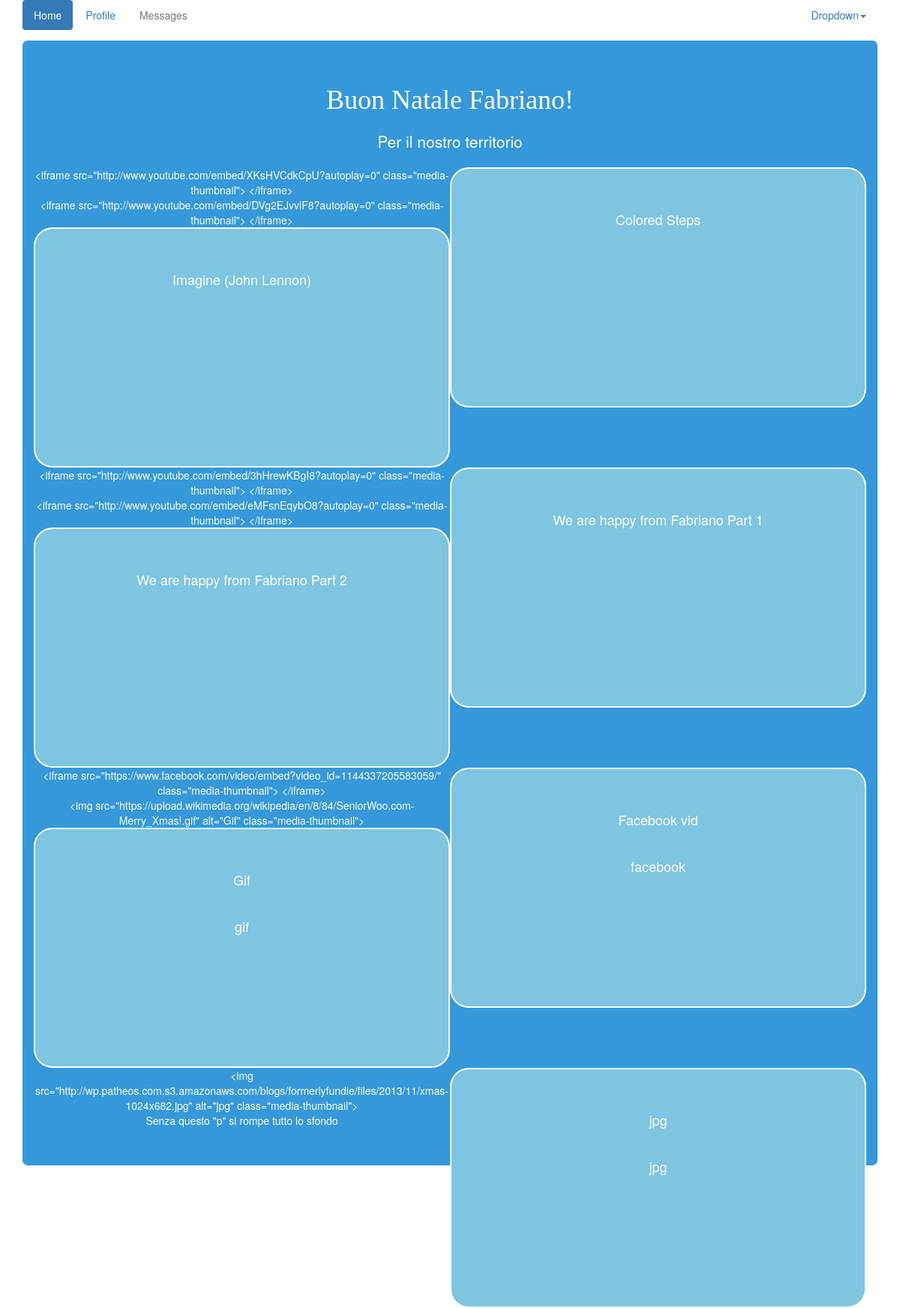
The page /digitalxmas/media/ on the database as committed earlier.
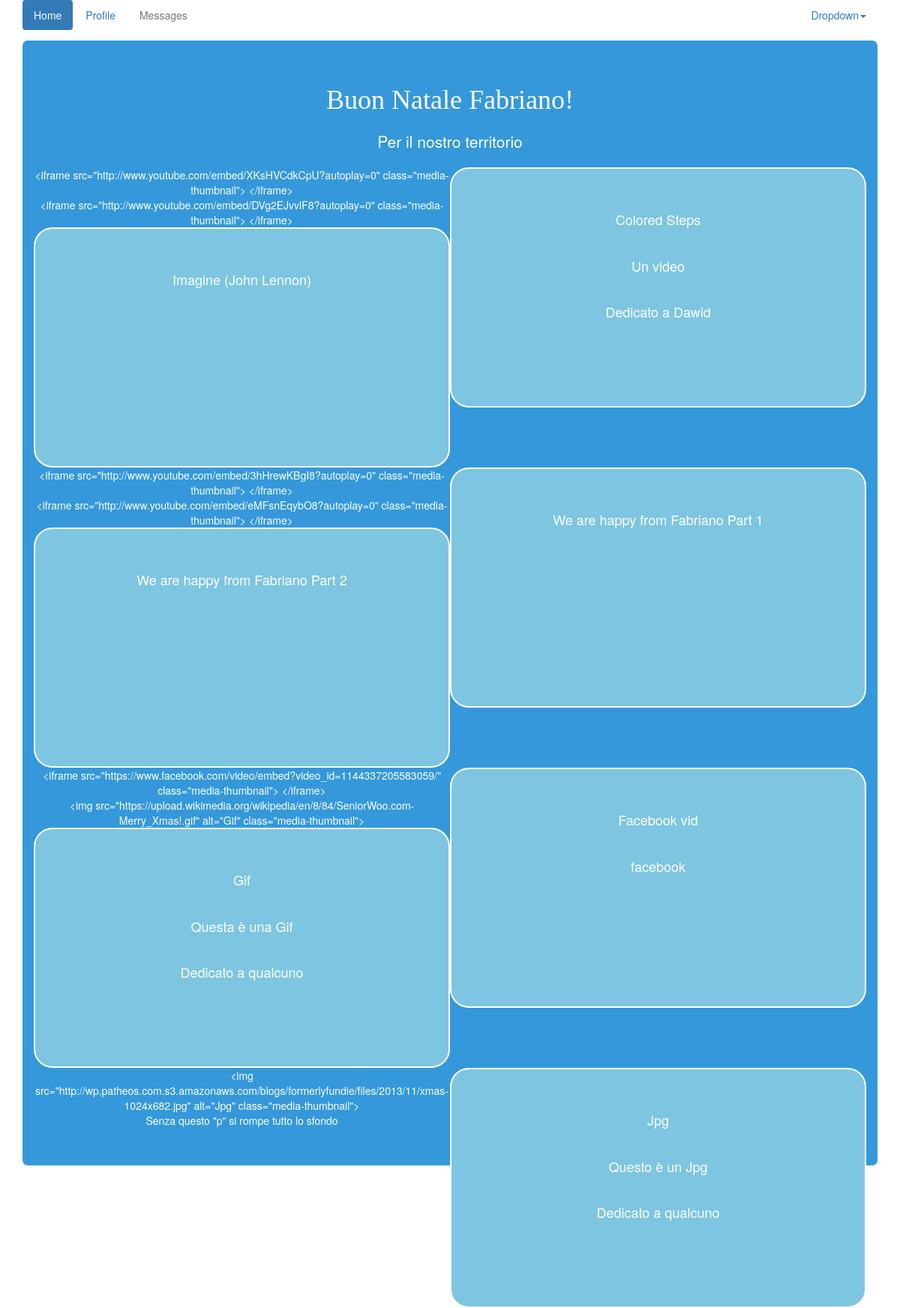
The same page on the database as committed later.
### digitalxmas/models.py (models this page shows, shortened)
class Media(models.Model):
    title = models.CharField(max_length=64, verbose_name="Titolo")
    url = models.URLField(unique=True)
    description = models.TextField(default='', blank=True, verbose_name="Descrizione")
    tag_place = models.CharField(
        max_length=64, verbose_name="Territorio", blank=True, default='Fabriano',
        help_text="Territorio di riferimento del contenuto")
    tag_subject = models.CharField(
        max_length=1024, verbose_name="Temi",
        help_text="Temi trattati separati da ',' (virgola)")
    dedication = models.TextField(default='', blank=True, verbose_name="Dedica")
    author = models.CharField(max_length=64, verbose_name="Autore", blank=True)
    author_logo = models.ImageField(verbose_name="Logo dell'autore", blank=True)
    author_website = models.URLField(verbose_name="Pagina web dell'autore", blank=True)
    approved = models.BooleanField(default=False)
    approved_on = models.DateTimeField(null=True, blank=True)
    approved_by = models.ForeignKey(User, null=True, blank=True)
    class Meta:
        verbose_name = "contenuto multimediale"
        verbose_name_plural = "contenuti multimediali"

### digitalxmas/views.py (the view)
# urls.py: url(r'media/$', MediaList.as_view(), name='media'),
class MediaList(ListView):
    model = Media

### digitalxmas/templates/digitalxmas/media_list.html (shortened to what this page needs)
{% extends "digitalxmas/base.html" %}
{% load staticfiles media_tags %}
{% block extrahead %}
    <link rel="stylesheet" type="text/css" href="{% static "base/slick/slick.css" %}" />
    <link rel="stylesheet" type="text/css" href="{% static "base/slick/slick-theme.css" %}" />
{% endblock %}
{% block content %}
<h2>Buon Natale Fabriano!</h2>
<p class="lead">Per il nostro territorio</p>
<div is_playing="false">
    {% for obj in object_list %}
        <div style="width: 50%; float: left;">
            {% player obj %}
        </div>
        <div class="media-info">
            <p>{{ obj.title }}</p><br>
            <p>{{ obj.description }}</p><br>
            <p>{{ obj.dedication }}</p><br>
        </div>
    {% endfor %}
</div>
<p>Senza questo "p" si rompe tutto lo sfondo</p>
{% endblock %}

### digitalxmas/templates/digitalxmas/base.html (shortened to what this page needs)
{% load staticfiles %}
<!DOCTYPE html>
<html lang="it">
  <head>
    <link href="{% static "digitalxmas/css/bootstrap.min.css" %}" rel="stylesheet" />
    <link href="{% static "digitalxmas/css/style.css" %}" rel="stylesheet" />
    {% block extrahead %}
    {% endblock %}
  </head>
  <body>
    <div class="container">
	<div class="row">
		<div class="col-md-12">
			<ul class="nav nav-pills">
				<li class="active">
					<a href="#">Home</a>
				</li>
				<li>
					<a href="#">Profile</a>
				</li>
				<li class="disabled">
					<a href="#">Messages</a>
				</li>
				<li class="dropdown pull-right">
					 <a href="#" data-toggle="dropdown" class="dropdown-toggle">Dropdown<strong class="caret"></strong></a>
				</li>
			</ul>
		</div>
	</div>
	<div class="row">
		<div class="col-md-12">
            <div class="mybody blue">
        {% block content %}{% endblock %}
              </div>
		</div>
	</div>
</div>
  </body>
</html>

### digitalxmas/static/digitalxmas/css/style.css (style rules this page uses)
.mybody { text-align: center; padding: 40px 15px; margin-top: 1em; border-radius: 0.5em; }
.blue { background: #3498DB none repeat scroll 0% 0%; color: #FFF; }
h2 { font-family: Pacifico; font-size: 36px; margin: 20px auto; text-align: center; }
.media-info { height: 320px; background-color: rgb(125, 197, 225); border-radius: 25px; border: 2px solid; padding: 5%; font-size: large; width: 50%; float: right; }

Rows that differ between the two databases and show on the page:
changed Media "Colored Steps": description (not shown) → "Un video"; dedication (not shown) → "Dedicato a Dawid"
changed Media "Gif": description "gif" → "Questa è una Gif"; dedication (not shown) → "Dedicato a qualcuno"
changed Media: url+title "<img src=\"http://wp.patheos.com.s3.amazonaws.com/blogs/formerlyfundie/files/2013/11/xmas-1024x682.jpg\" alt=\"jpg\" class=\"media-thumbnail\">" → "<img src=\"http://wp.patheos.com.s3.amazonaws.com/blogs/formerlyfundie/files/2013/11/xmas-1024x682.jpg\" alt=\"Jpg\" class=\"media-thumbnail\">"; title "jpg" → "Jpg"; description "jpg" → "Questo è un Jpg"; dedication (not shown) → "Dedicato a qualcuno"
